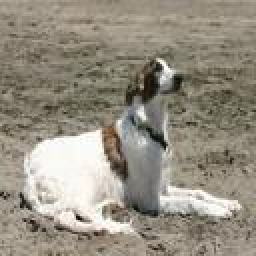
#> input picture data/dog/d10067.jpg, 128 x 128 px, found by its file name (shown 2 times larger)
$ jupyter execute 'Get array and label v2.ipynb'
#> lines starting #> are read from the running program, lines starting #| are printed output that depends on the picture
[cell 1]
import numpy as np
import matplotlib.pyplot as plt
import os
import cv2
import random
import pickle
from sklearn.model_selection import train_test_split
from PIL import Image

[cell 2]
dest='./data'
Types=['dog','cat']#dog=0, cat=1

[cell 3]
for types in Types:
    path=os.path.join(dest,types)
    for img in os.listdir(path):
        img_array =cv2.imread(os.path.join(path,img), cv2.IMREAD_GRAYSCALE)
#> img_array: shape (128, 128); min 7, max 255, mean 143.3
#> pass 2 of the loop `for types in Types:`:
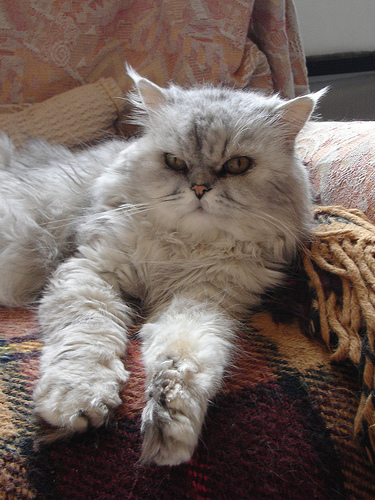
#> input picture data/cat/0.jpg, 375 x 500 px, found by its file name
#> `img_array =cv2.imread(os.path.join(path,img), cv2.IMREAD_GRAYSCALE)`:
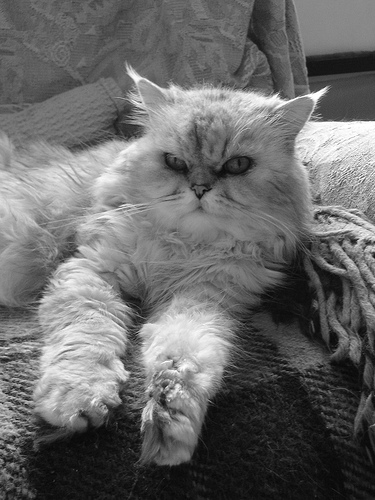
#> img_array: shape (500, 375); min 2, max 255, mean 105.3

[cell 4]
new_array= cv2.resize(img_array, (100, 100))
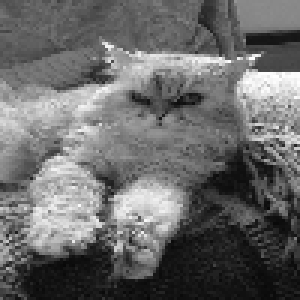
#> new_array: shape (100, 100) (shown 3 times larger); min 7, max 255, mean 105.5
plt.imshow(new_array, cmap='gray')
plt.show()

[cell 5]
new_array= cv2.resize(img_array, (50, 50))
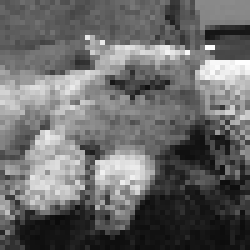
#> new_array: shape (50, 50) (shown 5 times larger); min 11, max 255, mean 105.3
plt.imshow(new_array, cmap='gray')
plt.show()

[cell 6]
new_array= cv2.resize(img_array, (45, 45))
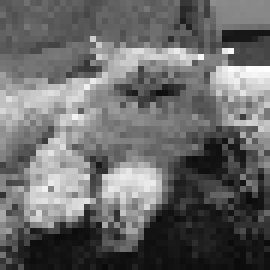
#> new_array: shape (45, 45) (shown 6 times larger); min 10, max 254, mean 105.3
plt.imshow(new_array, cmap='gray')
plt.show()

I think 50x50 seems like a good size.
See if other images looks goog too.

[cell 7]
new_array= cv2.resize(img_array, (50, 50))
plt.imshow(new_array, cmap='gray')
plt.show()

Downscaling in some pictures will cause it difficult to see if a picture is cat or dog.
We expect the model with downscaling to be perform worse in accuracy.
But not downscaling the images in CNN could cause overfitting and potentially lead to higher validation loss.

We want to see whether which data input (image) gives the best model

- 1. Original size (128x128) with Greyscale
- 2. Downscale size (50x50) with Greyscale

## 1. Original size (128x128) with Greyscale

[cell 8]
training_data=[]
IMG_SIZE=128
def create_training_data():
    for types in Types:
        path=os.path.join(dest,types)
        class_num=Types.index(types)
        for img in os.listdir(path):
            try:
                img_array =cv2.imread(os.path.join(path,img), cv2.IMREAD_GRAYSCALE)
                new_array=cv2.resize(img_array,(IMG_SIZE,IMG_SIZE))
                training_data.append([new_array,class_num])
            except:
                continue
#> pass 2 of the loop in create_training_data, `for types in Types:`:
#> in create_training_data, `new_array=cv2.resize(img_array,(IMG_SIZE,IMG_SIZE))`:
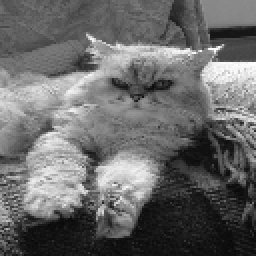
#> new_array: shape (128, 128) (shown 2 times larger); min 9, max 254, mean 105.1

create_training_data()
random.shuffle(training_data)
X=[]
y=[]

for features, label in training_data:
    X.append(features)
    y.append(label)
#> this loop made 2 passes
#> label on passes 1 to 2: 0, 1
#> after the loop, X = 2 items; y = [0, 1]

X= np.array(X).reshape(-1, IMG_SIZE, IMG_SIZE, 1)
y=np.array(y)
print(len(X),len(y))
#| 2 2
plt.imshow(X[0])

[cell 9]
print(X[0],y[0])
#> (printed output is left out)

[cell 10]
pickle_out=open("X_128_G","wb")
pickle.dump(X, pickle_out)
pickle_out.close()

pickle_out=open("y_128_G","wb")
pickle.dump(y, pickle_out)
pickle_out.close()

## 2. Downscale size (50x50) with Greyscale

[cell 11]
training_data=[]
IMG_SIZE=50
def create_training_data():
    for types in Types:
        path=os.path.join(dest,types)
        class_num=Types.index(types)
        for img in os.listdir(path):
            try:
                img_array =cv2.imread(os.path.join(path,img), cv2.IMREAD_GRAYSCALE)
                new_array=cv2.resize(img_array,(IMG_SIZE,IMG_SIZE))
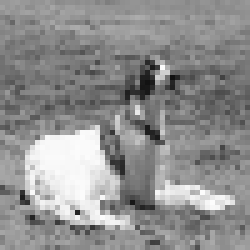
#> new_array: shape (50, 50) (shown 5 times larger); min 16, max 253, mean 143
                training_data.append([new_array,class_num])
            except:
                continue
#> pass 2 of the loop in create_training_data, `for types in Types:`:

create_training_data()
random.shuffle(training_data)
X=[]
y=[]

for features, label in training_data:
    X.append(features)
    y.append(label)

X= np.array(X).reshape(-1, IMG_SIZE, IMG_SIZE, 1)
y=np.array(y)
print(len(X),len(y))
#| 2 2
plt.imshow(X[0])

[cell 12]
print(X[0],y[0])
#> (printed output is left out)
